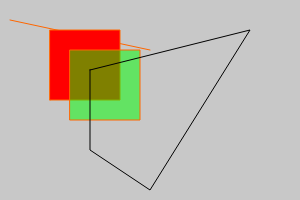
Frame 1 (no input)
Frame 60 (no input): identical to frame 1, image omitted
Frame 120 (the mouse pressed at the canvas centre since frame 60): identical to frame 1, image omitted

The p5.js sketch that drew this single still picture (run headless with seeded random() and noise() and a simulated clock; from frame 60 on, the mouse is pressed at the canvas centre):

// p5.js sketch
// ── sketch.js
function setup() {
	createCanvas(300, 200)
}

function draw() {
	background(200)

	stroke(255, 102, 0)
	line(10, 20, 150, 50)
	point(50, 100)

	fill(255, 0, 0)
	rect(50, 30, 70, 70)

	fill(0, 255, 0, 128)
	rect(70, 50, 70, 70)


	stroke(0)
	fill(255)

	noFill()
	beginShape()
	vertex(90, 70)
	vertex(90, 150)
	vertex(150, 190)
	vertex(250, 30)
	endShape(CLOSE)
}
